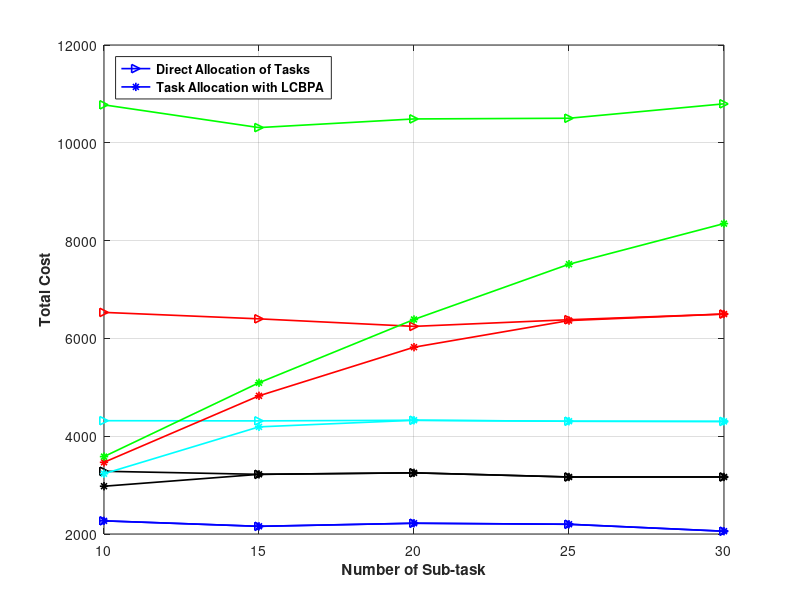

Recreate this plot in MATLAB.
clc;
clear;

x=[10 15 20 25 30];
y0k100=[2269 2157 2220 2199 2057];
y0k150=[3283 3220 3251 3166 3166];
y0k200=[4317 4313 4326 4306 4302];
y0k300=[6532 6400 6246 6382 6498];
y0k500=[10776 10311 10488 10502 10797];
y1k100=[2269 2157 2220 2199 2057];
y1k150=[2977 3220 3251 3166 3166];
y1k200=[3233 4191 4326 4306 4302];
y1k300=[3466 4826 5820 6365 6498];
y1k500=[3583 5093 6387 7517 8348];
figure
 h1 = plot(x,y0k100,'->blue','LineWidth',1.2); hold on;
      plot(x,y0k150,'->black','LineWidth',1.2);hold on;
      plot(x,y0k200,'->c','LineWidth',1.2);    hold on;
      plot(x,y0k300,'->red','LineWidth',1.2);  hold on;
      plot(x,y0k500,'->green','LineWidth',1.2);
 h2 = plot(x,y1k100,'-*blue','LineWidth',1.2); hold on;
      plot(x,y1k150,'-*black','LineWidth',1.2);hold on;
      plot(x,y1k200,'-*c','LineWidth',1.2);    hold on;
      plot(x,y1k300,'-*red','LineWidth',1.2);   hold on;
      plot(x,y1k500,'-*green','LineWidth',1.2);
      
grid on;
xlabel('Number of Sub-task','FontWeight','bold');
ylabel('Total Cost','FontWeight','bold');
legend([h1,h2],'Direct Allocation of Tasks','Task Allocation with LCBPA','Location','Northwest','FontWeight','bold');
%print('alpha0_5completetion','-dpng')
      